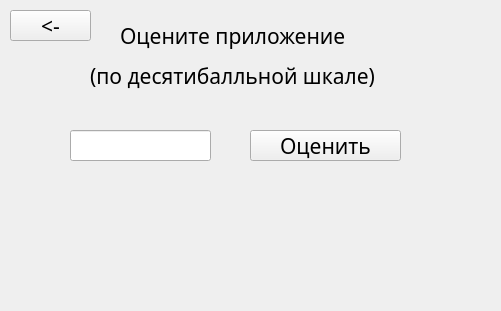
<?xml version="1.0" encoding="UTF-8"?>
<ui version="4.0">
 <class>Form</class>
 <widget class="QWidget" name="Form">
  <property name="geometry">
   <rect>
    <x>0</x>
    <y>0</y>
    <width>501</width>
    <height>311</height>
   </rect>
  </property>
  <property name="font">
   <font>
    <family>MV Boli</family>
    <pointsize>16</pointsize>
   </font>
  </property>
  <property name="windowTitle">
   <string>Form</string>
  </property>
  <widget class="QLabel" name="label">
   <property name="geometry">
    <rect>
     <x>120</x>
     <y>20</y>
     <width>241</width>
     <height>31</height>
    </rect>
   </property>
   <property name="text">
    <string>Оцените приложение</string>
   </property>
  </widget>
  <widget class="QLabel" name="label_2">
   <property name="geometry">
    <rect>
     <x>90</x>
     <y>60</y>
     <width>291</width>
     <height>31</height>
    </rect>
   </property>
   <property name="text">
    <string>(по десятибалльной шкале)</string>
   </property>
  </widget>
  <widget class="QLineEdit" name="lineEdit">
   <property name="geometry">
    <rect>
     <x>70</x>
     <y>130</y>
     <width>141</width>
     <height>31</height>
    </rect>
   </property>
  </widget>
  <widget class="QPushButton" name="ocenit">
   <property name="geometry">
    <rect>
     <x>250</x>
     <y>130</y>
     <width>151</width>
     <height>31</height>
    </rect>
   </property>
   <property name="text">
    <string>Оценить</string>
   </property>
  </widget>
  <widget class="QLabel" name="label_3">
   <property name="geometry">
    <rect>
     <x>30</x>
     <y>250</y>
     <width>451</width>
     <height>31</height>
    </rect>
   </property>
   <property name="text">
    <string/>
   </property>
  </widget>
  <widget class="QLabel" name="predypregdenie">
   <property name="geometry">
    <rect>
     <x>70</x>
     <y>190</y>
     <width>341</width>
     <height>31</height>
    </rect>
   </property>
   <property name="text">
    <string/>
   </property>
  </widget>
  <widget class="QPushButton" name="pushButton">
   <property name="geometry">
    <rect>
     <x>10</x>
     <y>10</y>
     <width>81</width>
     <height>31</height>
    </rect>
   </property>
   <property name="text">
    <string>&lt;-</string>
   </property>
  </widget>
 </widget>
 <resources/>
 <connections/>
</ui>
